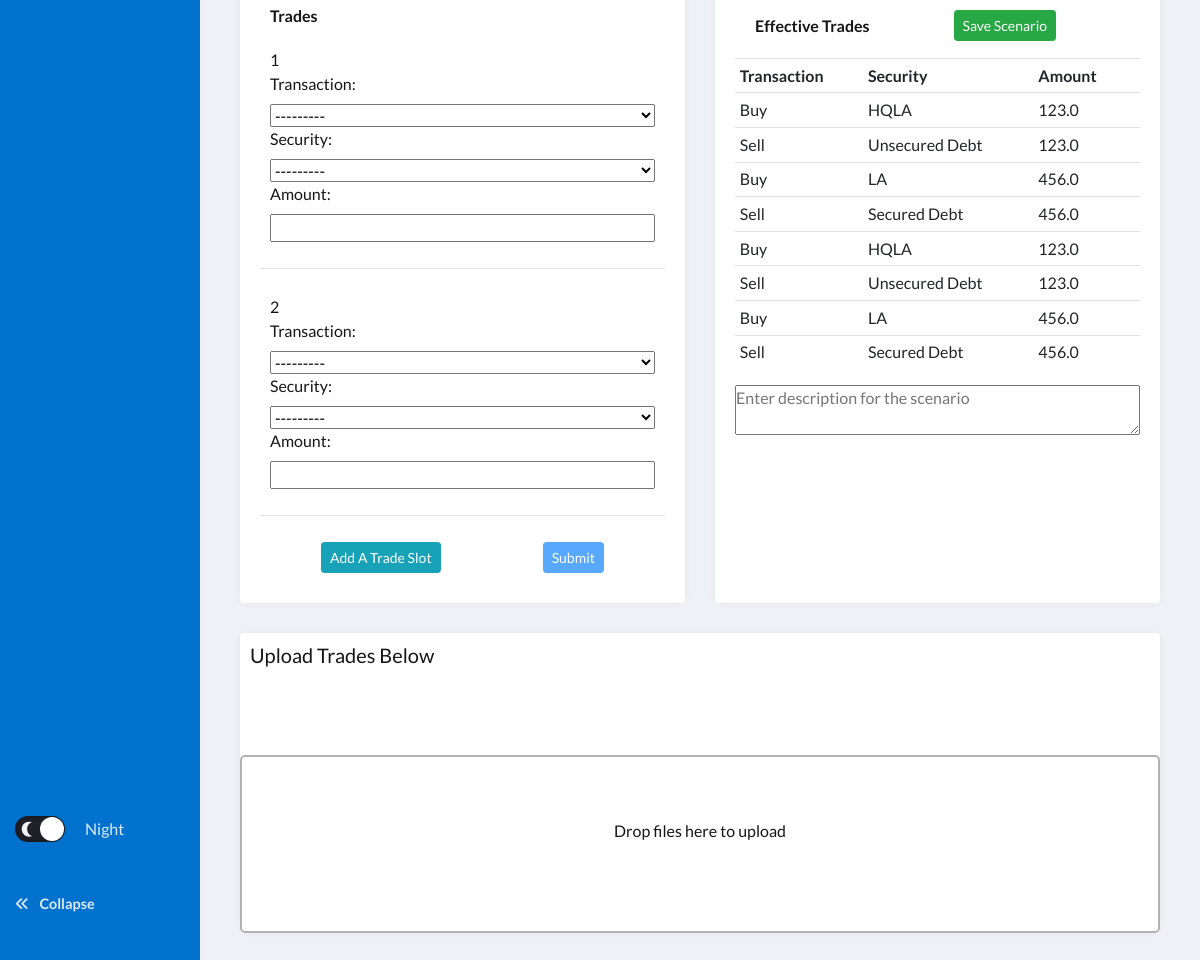
/ (signed in, lower part), run on an earlier commit of the app's database.
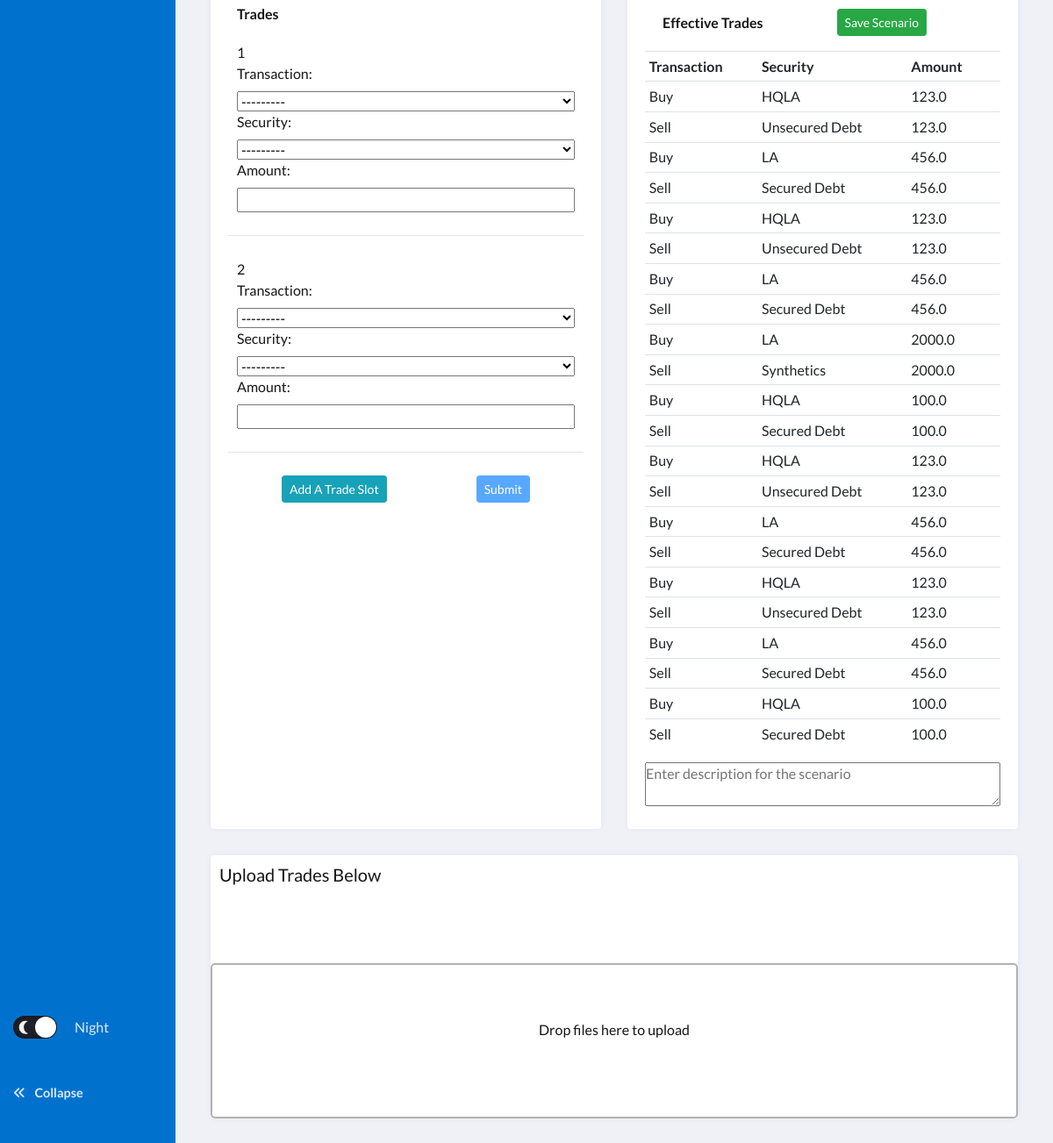
And on a later commit of the database.
### fund/models.py (models this page shows, shortened)
class Trade(models.Model):
    CODE = (
        ("Buy", "Buy"),
        ("Sell", "Sell")
    )
    CLASSIFICATION = (
        ("HQLA", "HQLA"),
        ("LA", "LA"),
        ("ILA", "ILA"),
        ("Secured Debt", "Secured Debt"),
        ("Unsecured Debt", "Unsecured Debt"),
        ("Synthetics", "Synthetics")
    )
    user = models.ForeignKey(User, on_delete=models.CASCADE, related_name='trade_user')
    transaction = models.CharField(max_length=50, choices=CODE)
    security = models.CharField(max_length=50, choices=CLASSIFICATION)
    amount = models.FloatField()

### fund/views.py (the view)
# urls.py: path("", views.scenarios, name="scenarios"),
def scenarios(request):
    add_trade_form = request.GET.get("add")
    postid = request.GET.get("postid")
    if add_trade_form is None:
        TradeFormSet = inlineformset_factory(User, Trade, fields=("transaction", "security", "amount"), can_delete = False, max_num=2)
    else:
        TradeFormSet = inlineformset_factory(User, Trade, fields=("transaction", "security", "amount"), can_delete = False, extra=int(add_trade_form)+1)
    userid = request.user.id
    if userid:
        user = User.objects.get(id=userid)
        if postid:
            post = Post.objects.get(id=postid)
            if post.publish == True:
                post.publish = "Unpublish"
            elif post.publish == False:
                post.publish = "Publish"
            if post.user == user:
                save_post = "Save Scenario Description"
            else:
                save_post = "Save as New Secenario"
            extrade = post.trade.all()
        else:
            extrade = Trade.objects.filter(user=user)
    else:
        extrade = []
    formset_empty = TradeFormSet()
    if (postid is None) or (userid is None):
        post = []
        save_post = "Save Scenario"
    if request.method == "POST":
        formset = TradeFormSet(request.POST, instance=user)
        if formset.is_valid():
            formset.save()
            trades = Trade.objects.filter(user=user)
            trades = trades.order_by("-id")[:int(request.POST['trade_user-TOTAL_FORMS'])]
            if postid:
                for trade in trades:
                    post.trade.add(trade)
                return redirect('/?postid={}'.format(postid))
        return redirect("scenarios")
    else:
        return render(request, "fund/scenarios.html", {
            "formset_empty":formset_empty,
            "extrade":extrade,
            "post":post,
            "save_post": save_post
            })

### fund/templates/fund/scenarios.html (shortened to what this page needs)
{% extends "fund/main_page.html" %}
{% load static %}
{% block content %}
<div id="scenarios-view">
    <section class="grid">
        <article class="grid-group">
            <div class="grid-cell">
                <div class="trade-form-wrapper">
                    <div class="trade-form">Trades</div>
                        <form id="form" class="form" action="{% url 'scenarios' %}" method="POST">
                            {% for form in formset_empty %}
                                <div class="formset">
                                    <aside id="num_forms"> {{ forloop.counter }}</aside>
                                    {{form}}
                                </div>
                                <hr>
                            {% endfor %}
                            <div id="button-wrapper">
                                <a id="add_form" href="#" class="btn btn-sm btn-info" name="Add">Add A Trade Slot</a>
                                <input id="submit-form" type="submit" class="btn btn-sm btn-primary" name="Submit">
                            </div>
                        </form>
                </div>
            </div>
        </article>
        <article class="grid-group">
            <div class="grid-cell">
                <div class="effective-trades">
                    <div id="button-wrapper-header">
                        <div>Effective Trades</div>
                        <a id="save-post" href="#" class="btn btn-sm btn-success" name="save-post">{{ save_post }}</a>
                    </div>
                    <table class="table table-sm">
                        <tr>
                            <th>Transaction</th>
                            <th>Security</th>
                            <th>Amount</th>
                            <th>
                            </th>
                        </tr>
                        {% for trade in extrade %}
                        <tr>
                            <td>{{trade.transaction}}</td>
                            <td>{{trade.security}}</td>
                            <td>{{trade.amount}}</td>
                            <td>
                            </td>
                        </tr>
                        {% endfor %}
                    </table>
                    <textarea id="scenario_content" placeholder="Enter description for the scenario">{{ post.content }}</textarea>
                </div>
            </div>
        </article>
        <article class="grid-chart">
            <h5>Upload Trades Below</h5>
            <div id="alert-box"></div>
            <form id="my-dropzone" class="dropzone">
            </form>
        </article>
    </section>
</div>
{% endblock %}

### fund/templates/fund/main_page.html (shortened to what this page needs)
{% load static %}
<!DOCTYPE html>
<html lang="en">
    <head>
        <link rel="stylesheet" href="https://stackpath.bootstrapcdn.com/bootstrap/4.3.1/css/bootstrap.min.css">
        <link rel="stylesheet" href="{% static 'fund/styles.css' %}">
        <link rel="stylesheet" href="{% static 'fund/dropzone.css' %}">
    </head>
    <body>
        <header class="page-header">
            <nav>
                <ul class="admin-menu">
                <li>
                    <div class="switch">
                        <label for="mode">
                            <span></span>
                            <span>Night</span>
                        </label>
                    </div>
                    <button class="collapse-btn" aria-expanded="true" aria-label="collapse menu">
                    <section aria-hidden="true">
                        <i class="fas fa-angle-double-left"></i>
                    </section>
                    <span>Collapse</span>
                    </button>
                </li>
                </ul>
            </nav>
        </header>
        <section class="page-content">
            {% block content %}
            {% endblock %}
        </section>
    </body>
</html>

### fund/static/fund/styles.css (style rules this page uses)
:root { --page-header-bgColor: #0072ce; --page-header-bgColor-hover: #ffffff; --page-header-txtColor: #dde9f8; --page-header-headingColor: #ffffff; --page-header-width: 200px; --page-content-bgColor: #f0f1f6; --page-content-txtColor: #171616; --page-content-blockColor: #fff; --white: #ffffff; --black: #333; --blue: #00b9eb; --red: #ec1848; --border-radius: 4px; --box-shadow: 0 0 10px -2px rgba(0, 0, 0, 0.075); --switch-bgLightModeColor: #87cefa; --switch-sunColor: gold; --switch-moonColor: #f4f4f4; --switch-bgDarkModeColor: #1f1f27; }
* { padding: 0; margin: 0; box-sizing: border-box; }
ul { list-style: none; }
a, button { color: inherit; font-weight: bold; }
button { background: none; cursor: pointer; }
input { -webkit-appearance: block; }
label { cursor: pointer; }
button { border: none; }
div { display: block; padding: 10px; }
h5 { padding: 10px; }
body { font: 16px/1.5 "Lato", sans-serif; width: auto; }
i { width: 100%; height: 100%; }
span { display: block; padding: 10px; }
textarea { width: 100%; }
.page-header { position: fixed; top: 0; left: 0; right: 0; bottom: 0; overflow: auto; padding-top: 20px; width: var(--page-header-width); color: var(--page-header-txtColor); background: var(--page-header-bgColor); }
.page-header nav { display: flex; flex-direction: column; min-height: 100%; }
.page-header .admin-menu { display: flex; flex-direction: column; flex-grow: 1; margin-top: 35px; }
.page-header .admin-menu li:last-child { margin-top: auto; margin-bottom: 20px; }
.page-header .admin-menu li > * { width: 100%; padding: 12px 15px; }
.page-header .admin-menu a, .page-header .admin-menu button { display: flex; align-items: center; font-size: 0.9rem; }
.page-content { position: relative; left: var(--page-header-width); width: calc(100% - var(--page-header-width)); min-height: 100vh; padding: 30px; color: var(--page-content-txtColor); background: var(--page-content-bgColor); }
.grid { display: grid; grid-template-columns: repeat(2, 1fr); grid-gap: 30px; grid-auto-rows: minmax(min-content, max-content); }
.grid > article { background: var(--page-content-blockColor); border-radius: var(--border-radius); box-shadow: var(--box-shadow); }
.grid-group { display:grid; grid-template-columns: 1fr; }
.grid-chart { height: 300px; display:grid; grid-template-columns: 1fr; }
.grid-cell { display:grid; grid-template-columns: 1fr; }
.trade-form-wrapper { display: absolute; }
.trade-form { display: flex; font-weight: bold; }
.form { display: flex; flex-direction: column; }
.formset { display: flex; flex-direction: column; }
.form #button-wrapper { display: flex; flex-direction: row; justify-content: space-around; }
#button-wrapper-header { display: flex; flex-direction: row; justify-content: space-between; font-weight: bold; }
#save-post { margin: auto; }
.page-content .grid > article:last-child { grid-column: 1 / -1; }
.dropzone { border-style: dashed; border-radius: 5px; border-color:var(--page-content-blockColor); transition: 0.5s; }
.switch label { display: grid; grid-template-columns: auto auto; grid-column-gap: 10px; align-items: center; justify-content: flex-start; }
.switch span:first-child { position: relative; width: 50px; height: 26px; border-radius: 15px; box-shadow: inset 0 0 5px rgba(0, 0, 0, 0.4); background: var(--switch-bgLightModeColor); transition: all 0.3s; }
.switch span:first-child::before, .switch span:first-child::after { content: ""; position: absolute; border-radius: 50%; }
.switch span:first-child::before { top: 1px; left: 1px; width: 24px; height: 24px; background: var(--white); z-index: 1; transition: transform 0.3s; }
.switch span:first-child::after { top: 50%; right: 8px; width: 10px; height: 10px; transform: translateY(-50%); background: var(--switch-sunColor); box-shadow: 0 0 4px 2px #ffdb1a; }
.switch [type="checkbox"]:checked + label span:first-child { background: var(--switch-bgDarkModeColor); }
.switch [type="checkbox"]:checked + label span:first-child::before { transform: translateX(24px); }
.switch [type="checkbox"]:checked + label span:first-child::after { left: 12px; width: 15px; height: 15px; background: transparent; box-shadow: -2px -5px 0 var(--switch-moonColor); transform: translateY(-50%) rotate(-70deg); }

### fund/static/fund/dropzone.css (style rules this page uses)
.dropzone, .dropzone * { box-sizing: border-box; }
.dropzone { min-height: 150px; border: 2px solid rgba(0, 0, 0, 0.3); background: white; padding: 20px 20px; }
.dropzone.dz-clickable { cursor: pointer; }

What changed in the data, as far as the page shows it:
added Trade: transaction "Buy", security "LA", amount "2000.0"
added Trade: transaction "Sell", security "Synthetics", amount "2000.0"
added Trade: transaction "Buy", security "HQLA", amount "100.0"
added Trade: transaction "Sell", security "Secured Debt", amount "100.0"
added Trade: transaction "Buy", security "HQLA", amount "123.0"
added Trade: transaction "Sell", security "Unsecured Debt", amount "123.0"
added Trade: transaction "Buy", security "LA", amount "456.0"
added Trade: transaction "Sell", security "Secured Debt", amount "456.0"
added Trade: transaction "Buy", security "HQLA", amount "123.0"
added Trade: transaction "Sell", security "Unsecured Debt", amount "123.0"
added Trade: transaction "Buy", security "LA", amount "456.0"
added Trade: transaction "Sell", security "Secured Debt", amount "456.0"
added Trade: transaction "Buy", security "HQLA", amount "100.0"
added Trade: transaction "Sell", security "Secured Debt", amount "100.0"
